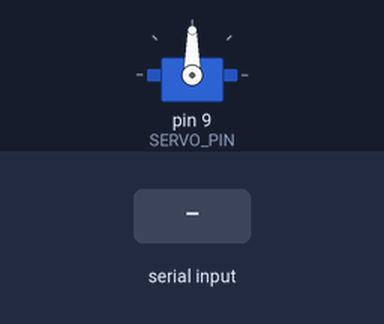
Recording of a sketch running on a simulated Arduino Uno, built with avr-gcc and run on an emulated ATmega328P. Shown: servo. The inputs (shaded band) are chosen by the test bench. What the sketch prints to the serial monitor is not drawn.

Above: at 1.4 s.
1.5 s: "l\n" received over Serial
At 3.6 s:
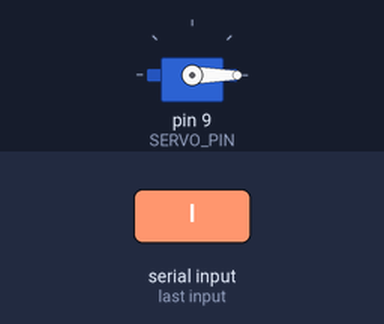
4.5 s: "r\n" received over Serial
At 4.96 s:
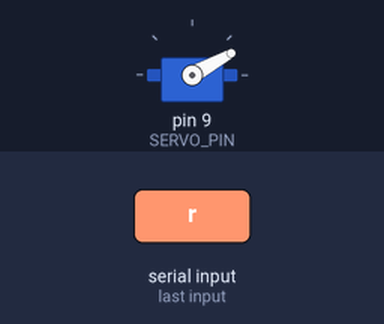
7.5 s: "c\n" received over Serial
At 7.71 s:
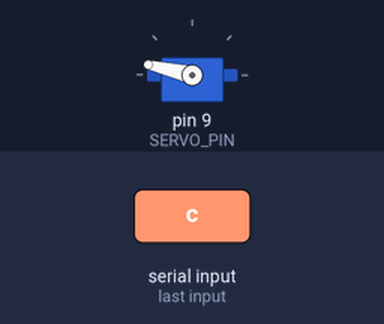
10.5 s: "L\n" received over Serial
At 10.96 s:
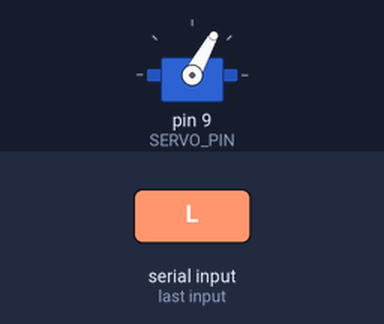
13.5 s: "C\n" received over Serial
At 14.26 s:
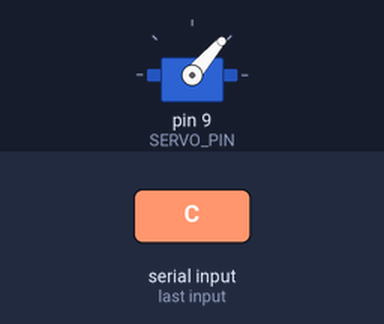
Timing chart, 0 to 16.5 s (numbered marks = the images above; inputs shaded):
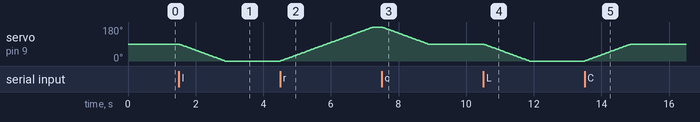

The sketch:

03_servo_control.ino
```cpp
/*
 * 第五組：遠端遙控組
 * 範例 3：伺服馬達控制
 *
 * 學習重點：
 * - Servo 函式庫使用
 * - 角度控制
 * - 平滑移動
 *
 * 接線：
 * - 訊號線（橙/黃）→ D9
 * - 電源線（紅）→ 5V
 * - 接地線（棕/黑）→ GND
 */

#include <Servo.h>

#define SERVO_PIN 9

Servo myServo;

int currentAngle = 90;  // 目前角度
int targetAngle = 90;   // 目標角度

void setup() {
  Serial.begin(9600);
  Serial.println("=== 伺服馬達控制測試 ===");
  Serial.println();

  // 連接伺服馬達
  myServo.attach(SERVO_PIN);

  // 移動到中間位置
  myServo.write(currentAngle);

  Serial.println("伺服馬達已初始化！");
  Serial.println("目前位置: 90 度（中間）");
  Serial.println();
  Serial.println("序列埠指令：");
  Serial.println("- 輸入 0-180 的數字設定角度");
  Serial.println("- 輸入 'l' = 左（0度）");
  Serial.println("- 輸入 'c' = 中（90度）");
  Serial.println("- 輸入 'r' = 右（180度）");
  Serial.println("- 輸入 's' = 掃描測試");
  Serial.println();
}

void loop() {
  // 檢查序列埠輸入
  if (Serial.available() > 0) {
    String input = Serial.readStringUntil('\n');
    input.trim();

    if (input == "l" || input == "L") {
      targetAngle = 0;
      Serial.println("目標: 0 度（左）");
    }
    else if (input == "c" || input == "C") {
      targetAngle = 90;
      Serial.println("目標: 90 度（中）");
    }
    else if (input == "r" || input == "R") {
      targetAngle = 180;
      Serial.println("目標: 180 度（右）");
    }
    else if (input == "s" || input == "S") {
      Serial.println("執行掃描測試...");
      sweepTest();
      return;
    }
    else {
      // 嘗試解析為數字
      int angle = input.toInt();
      if (angle >= 0 && angle <= 180) {
        targetAngle = angle;
        Serial.print("目標: ");
        Serial.print(targetAngle);
        Serial.println(" 度");
      } else {
        Serial.println("無效輸入！請輸入 0-180");
      }
    }
  }

  // 平滑移動到目標角度
  smoothMove();
}

// 平滑移動函數
void smoothMove() {
  if (currentAngle != targetAngle) {
    if (currentAngle < targetAngle) {
      currentAngle++;
    } else {
      currentAngle--;
    }

    myServo.write(currentAngle);

    Serial.print("角度: ");
    Serial.println(currentAngle);

    delay(15);  // 調整此值改變移動速度
  }
}

// 掃描測試
void sweepTest() {
  Serial.println("掃描: 0 → 180");
  for (int angle = 0; angle <= 180; angle += 5) {
    myServo.write(angle);
    Serial.print(".");
    delay(50);
  }
  Serial.println();

  Serial.println("掃描: 180 → 0");
  for (int angle = 180; angle >= 0; angle -= 5) {
    myServo.write(angle);
    Serial.print(".");
    delay(50);
  }
  Serial.println();

  Serial.println("掃描完成！回到中間位置");
  myServo.write(90);
  currentAngle = 90;
  targetAngle = 90;
}

/*
 * 知識補充：
 *
 * Servo 函式庫主要函數：
 *
 * 1. servo.attach(pin)
 *    - 連接伺服馬達到指定腳位
 *    - 腳位需支援 PWM（Arduino UNO: 3,5,6,9,10,11）
 *
 * 2. servo.write(angle)
 *    - 設定角度（0-180 度）
 *    - 會立即移動到該角度
 *
 * 3. servo.writeMicroseconds(us)
 *    - 直接設定脈衝寬度（微秒）
 *    - 通常 500-2500μs
 *    - 比 write() 更精確
 *
 * 4. servo.read()
 *    - 讀取目前角度設定值
 *
 * 5. servo.detach()
 *    - 斷開伺服馬達
 *    - 馬達會停止保持位置
 *
 * 電源注意事項：
 * - SG90 小馬達可直接用 Arduino 5V
 * - 多顆馬達或大扭力馬達需外接電源
 * - 外接電源時，GND 要與 Arduino 共地
 *
 * 練習題：
 * 1. 修改移動速度（改變 delay 值）
 * 2. 加入角度限制（例如只能 30-150 度）
 * 3. 用電位器控制伺服馬達角度
 */
```

Measured:
- after the input at 1.5 s, servo on pin 9 (SERVO_PIN): moves from 90° to 0° over 1.4 s, starting at once
- after the input at 4.5 s, servo on pin 9 (SERVO_PIN): moves from 0° to 180° over 2.8 s, starting at once
- after the input at 7.5 s, servo on pin 9 (SERVO_PIN): moves from 180° to 90° over 1.4 s, starting at once
- after the input at 10.5 s, servo on pin 9 (SERVO_PIN): moves from 90° to 0° over 1.4 s, starting at once
- after the input at 13.5 s, servo on pin 9 (SERVO_PIN): moves from 0° to 90° over 1.4 s, starting at once
